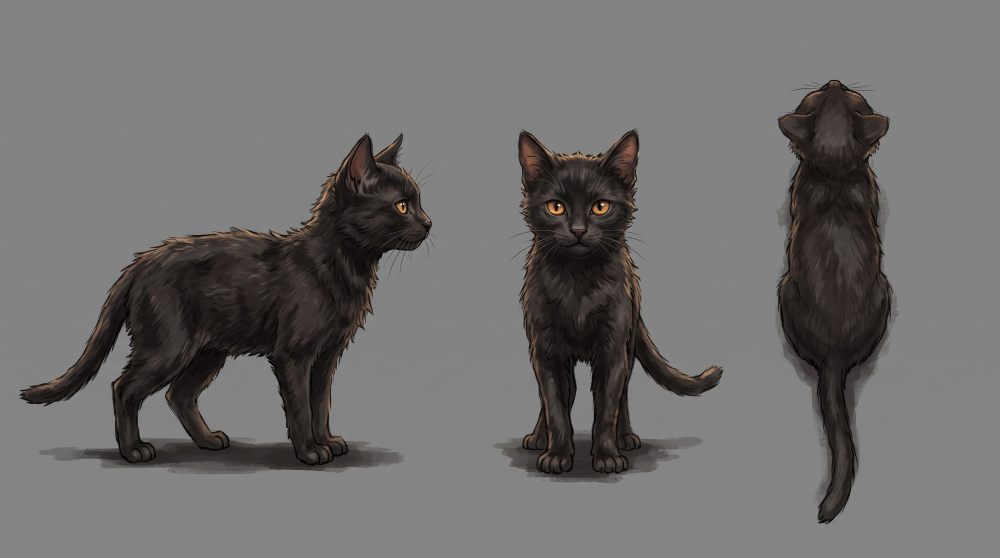
#> input picture assets/art-source/nemici/gatto/model-sheet.jpg, 2000 x 1116 px (shown at 1/2 size)
$ python gatto_v2_source.py
#> lines starting #> are read from the running program, lines starting #| are printed output that depends on the picture; after the words box and inside, x2 and y2 are one past the last pixel; in counts of white or black regions, pixels touching at a corner belong together
### tools/art/gatto_cut.py
#!/usr/bin/env python3
"""Ritaglia le pose del gatto dai fogli Grok (sfondo grigio piatto) e ne fa fotogrammi allineati.

Per ogni foglio in assets/art-source/nemici/gatto/:
  1. separa il gatto dallo sfondo (il gatto è molto più scuro del grigio);
  2. trova le singole figure (componenti connesse), in ordine di lettura: righe dall'alto, poi da sinistra;
  3. prende le pose elencate in CLIPS, le mette su una tela comune con i piedi sulla stessa linea.

Uscita in --out (predefinito src/assets/art/enemies/gatto_frames): <clip>.png (atlante a 4 colonne) e
animations.json nello stesso formato di Ferruccio. In --preview (fuori dal progetto Godot):
<clip>.gif alla velocità del gioco e foglio.png con tutte le clip affiancate.

Uso: python -X utf8 tools/art/gatto_cut.py
Richiede numpy, scipy, Pillow.
"""
import argparse
import json
import math
from pathlib import Path

import numpy as np
from PIL import Image
from scipy import ndimage

ROOT = Path(__file__).resolve().parents[2]
SRC = ROOT / "assets/art-source/nemici/gatto"

# clip -> (foglio, indici delle figure in ordine di lettura, fps, loop, specchia)
CLIPS = {
    "idle": ("idle.jpg", [0, 1, 2, 3, 4, 5], 12, True, False),
    "walk": ("walk.jpg", [0, 1, 2, 3, 4, 5, 6], 12, True, False),
    "chase": ("chase.jpg", [0, 1, 2, 3, 4, 5, 6, 7], 30, True, False),
    "notice": ("notice_turn.jpg", [0, 1, 3], 24, False, True),
    "jump": ("jump.jpg", [0, 1, 2, 3, 4, 5, 6, 7], 24, False, False),
    "hurt": ("hurt.jpg", [1, 2, 3, 4, 5], 24, False, False),
    # Atterraggio: dal foglio del salto se manca il video (pose 7 e 8).
    "land": ("jump.jpg", [6, 7], 24, False, False),
    # Preavviso e balzo: dal foglio dell'attacco se mancano i video.
    "windup": ("attack.jpg", [0, 1, 2], 24, False, False),
    "pounce": ("attack.jpg", [3, 4, 5], 24, False, False),
}

# Cicli estratti dai video Grok (tools/art/video_cycle.py): cartella dei fotogrammi RGBA, fps, passo
# (1 = tutti i fotogrammi, 2 = uno su due).
# Sostituiscono il foglio della clip; ogni fotogramma è già ritagliato sullo stesso riquadro.
VIDEO_ROOT = ROOT.parent / ".tools/gatto-video"
VIDEO = {
    "walk": (VIDEO_ROOT / "camminata/ciclo", 24, 1),
    "chase": (VIDEO_ROOT / "corsa/ciclo", 24, 1),
    # Riposo: ciclo di 4 s preso a un fotogramma su due (12 fps) per tenere piccolo l'atlante.
    "idle": (VIDEO_ROOT / "riposo/ciclo", 12, 2),
    # Salto dal video, diviso come gli stati del gioco: volo (jump) e atterraggio (land).
    "jump": (VIDEO_ROOT / "salto/volo", 24, 1),
    "land": (VIDEO_ROOT / "salto/atterraggio", 24, 1),
    "hurt": (VIDEO_ROOT / "colpito/colpo", 24, 1),
    # Attacco dal video, diviso come gli stati del gioco: preavviso (crouch) e balzo (pounce).
    "windup": (VIDEO_ROOT / "attacco/preavviso", 24, 1),
    "pounce": (VIDEO_ROOT / "attacco/balzo", 24, 1),
}
# Clip video che si allineano sui piedi fotogramma per fotogramma: lo spostamento del gatto nel
# video (salita, rinculo, slancio) in gioco lo fa già la fisica.
FEET_ALIGN = {"jump", "land", "hurt", "windup", "pounce"}

# Pose intermedie (foglio, indici): si intercalano dopo ogni posa approvata della clip.
# Con il doppio delle pose la corsa sale a 30 fps: ciclo di circa mezzo secondo.
INTER = {
    "chase": ("chase_inter.jpg", [0, 1, 2, 3, 4, 5, 6, 7]),
    # Salto dai fogli (se manca il video): 8 pose + 7 intermedie = 15.
    "jump": ("jump_inter.jpg", [0, 1, 2, 3, 4, 5, 6]),
}

# Fogli con due righe di figure: si legge prima la riga in alto. Gli altri sono a riga unica.
TWO_ROWS = {"walk.jpg", "chase.jpg", "notice_turn.jpg", "hurt.jpg"}

CELL = 512         # lato della tela di ogni fotogramma
FEET_Y = 470        # riga dei piedi nella tela (come Ferruccio: 11/12 dell'altezza)
DARKER = 28         # quanto un pixel deve essere più scuro dello sfondo per essere gatto
MIN_AREA = 4000     # figure più piccole sono scie, polvere o testo


def figures(path, two_rows):
    im = Image.open(path).convert("RGB")
    a = np.asarray(im).astype(np.int16)
    lum = a.mean(axis=2)
    border = np.concatenate([lum[:20].ravel(), lum[-20:].ravel(), lum[:, :20].ravel(), lum[:, -20:].ravel()])
    bg = np.median(border)
    # Niente riempimento dei buchi: gli spazi tra le zampe sono sfondo, non gatto.
    mask = ndimage.binary_closing(lum < bg - DARKER, iterations=1)
    # Figure che si toccano: si separano sui nuclei erosi, poi ogni pixel va al nucleo più vicino.
    cores, n = ndimage.label(ndimage.binary_erosion(mask, iterations=7))
    _, (iy, ix) = ndimage.distance_transform_edt(cores == 0, return_indices=True)
    labels = np.where(mask, cores[iy, ix], 0)
    figs = []
    for i, sl in enumerate(ndimage.find_objects(labels), start=1):
        if sl is None:
            continue
        area = int((labels[sl] == i).sum())
        if area < MIN_AREA:
            continue
        figs.append({"id": i, "sl": sl, "area": area,
                     "cy": (sl[0].start + sl[0].stop) / 2, "cx": (sl[1].start + sl[1].stop) / 2})
    # Figure larghe quasi il doppio della mediana sono due pose che si toccano: si tagliano nella
    # colonna più vuota della loro parte centrale.
    if len(figs) > 2:
        med_w = float(np.median([f["sl"][1].stop - f["sl"][1].start for f in figs]))
        next_id = int(labels.max()) + 1
        for f in list(figs):
            sl = f["sl"]
            w = sl[1].stop - sl[1].start
            if w < med_w * 1.7:
                continue
            own = labels[sl] == f["id"]
            cols = own.sum(axis=0)
            lo, hi = int(w * 0.3), int(w * 0.7)
            cut_x = sl[1].start + lo + int(np.argmin(cols[lo:hi]))
            right = (labels == f["id"]) & (np.arange(labels.shape[1])[None, :] >= cut_x)
            labels[right] = next_id
            figs.remove(f)
            for lid in (f["id"], next_id):
                part = ndimage.find_objects((labels == lid).astype(int))[0]
                figs.append({"id": lid, "sl": part, "area": int((labels == lid).sum()),
                             "cy": (part[0].start + part[0].stop) / 2, "cx": (part[1].start + part[1].stop) / 2})
            next_id += 1
        figs = [f for f in figs if f["area"] >= MIN_AREA]
    # Ordine di lettura: con due righe prima quella in alto (metà superiore del foglio), poi da sinistra.
    half = lum.shape[0] / 2
    key = (lambda f: (f["cy"] >= half, f["cx"])) if two_rows else (lambda f: f["cx"])
    return im, lum, labels, sorted(figs, key=key), bg


def cut(im, lum, labels, f, bg):
    """Ritaglio RGBA della figura. L'alfa cresce con lo scarto dallo sfondo: l'ombra a terra,
    poco più scura del grigio, resta quasi trasparente; il pelo nero è pieno."""
    sl = f["sl"]
    rgb = np.asarray(im)[sl].copy()
    own = labels[sl] == f["id"]
    inside = ndimage.binary_dilation(own, iterations=2)
    # Interno pieno: i riflessi chiari del pelo e la sfocatura della corsa non diventano trasparenti.
    # Solo la fascia di bordo sfuma con lo scarto dallo sfondo (antialias, ombra a terra quasi invisibile).
    # I riflessi più chiari restano fuori dalla maschera e lasciano buchi piccoli nel pelo: si chiudono
    # solo quelli piccoli, non gli spazi tra le zampe o sotto la coda.
    holes, nh = ndimage.label(ndimage.binary_fill_holes(own) & ~own)
    sizes = ndimage.sum(np.ones_like(holes), holes, range(1, nh + 1)) if nh else []
    small = np.isin(holes, [i + 1 for i, s in enumerate(sizes) if s < 1500])
    solid = own | small
    core = ndimage.binary_erosion(solid, iterations=3)
    inside = inside | small
    diff = bg - lum[sl]
    edge = np.clip((diff - DARKER * 0.6) / (DARKER * 1.4), 0.0, 1.0)
    alpha = np.where(core, 1.0, edge) * inside
    return Image.fromarray(np.dstack([rgb, (alpha * 255).astype(np.uint8)]), "RGBA")


def solid_area(piece):
    return int((np.asarray(piece)[:, :, 3] > 128).sum())


# [109 lines left out: function main, not called in this run]


# [2 lines that do not run on import are left out]

### tools/art/gatto_v2_source.py
#!/usr/bin/env python3
"""Sorgente del gatto v2 per il rig a pezzi: ritaglia il profilo dal model sheet, toglie il grigio
(stesso scontorno dei fogli, gatto_cut.cut) e scrive src/assets/art/enemies/gatto_v2.png (tela 920x720).
Poi: python -X utf8 tools/art/rig_nemici.py --only gatto_v2 --preview E:/gioco/.tools/rig-preview
"""
import sys
from pathlib import Path
from PIL import Image
sys.path.insert(0, str(Path(__file__).resolve().parent))
import gatto_cut

ROOT = Path(__file__).resolve().parents[2]
SHEET = ROOT / "assets/art-source/nemici/gatto/model-sheet.jpg"
OUT = ROOT / "src/assets/art/enemies/gatto_v2.png"
BOX = (0, 230, 920, 950)

tmp = OUT.with_suffix(".crop.jpg")
Image.open(SHEET).convert("RGB").crop(BOX).save(tmp, quality=97)
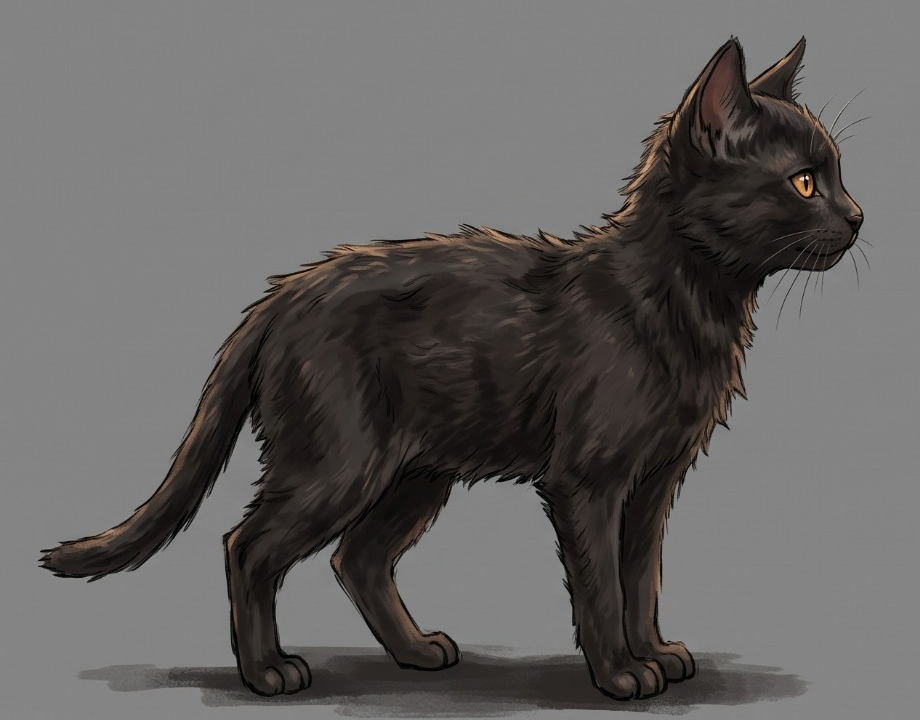
#> saved as gatto_v2.crop.jpg: PIL image 920x720 RGB; mean R, G, B 100.2, 97.9, 96.6
im, lum, labels, figs, bg = gatto_cut.figures(tmp, False)
#> in figures, `bg = np.median(border)`: bg = 131
#> in figures, `mask = ndimage.binary_closing(lum < bg - DARKER, iterations=1)`:
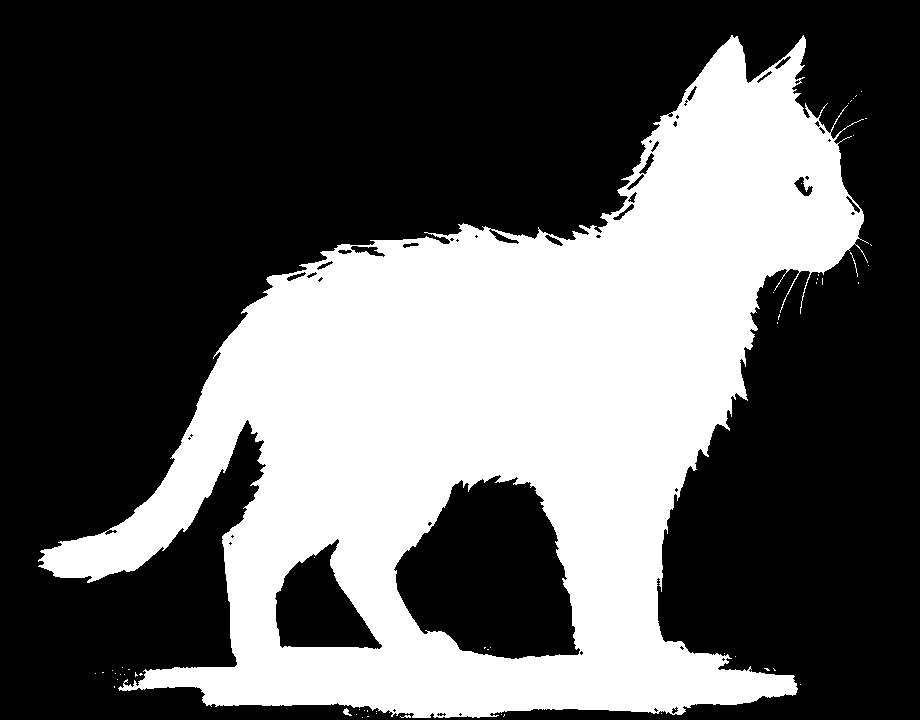
#> mask: shape (720, 920) bool; 36.5% white; 54 white regions (51 under 20 px), largest, box (x1, y1, x2, y2) and area: (38, 35, 869, 718) 241701, (343, 708, 352, 716) 35, (850, 252, 858, 277) 28
#> in figures, `cores, n = ndimage.label(ndimage.binary_erosion(mask, iterations=7))`:
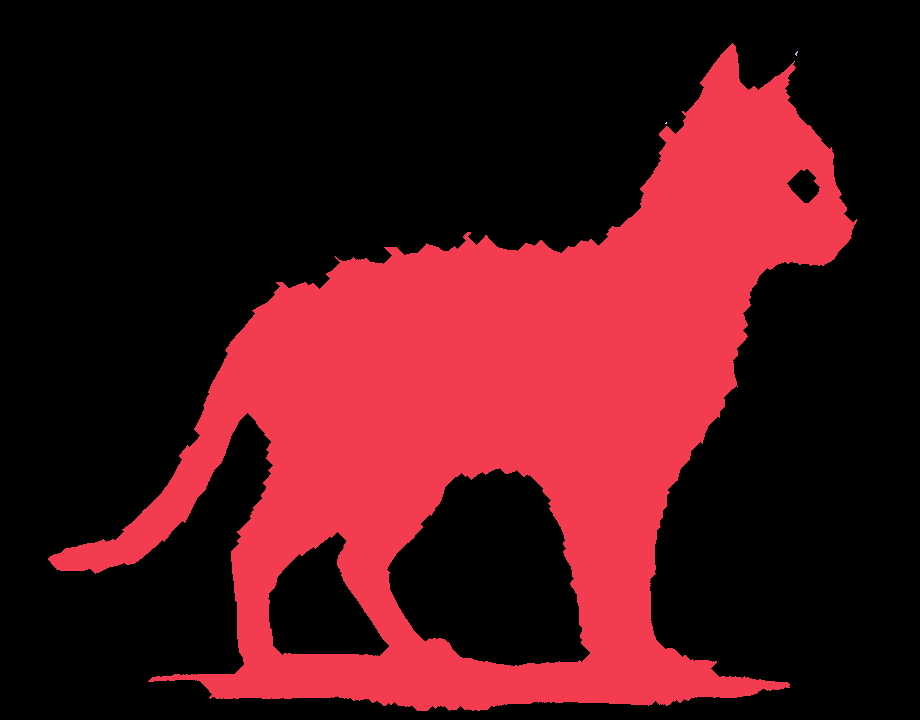
#> cores: shape (720, 920) int32; 6 distinct labels, from 0 to 5; one colour per label, 0 black
#> in figures, `cores, n = ndimage.label(ndimage.binary_erosion(mask, iterations=7))`: n = 5
#> in figures, `_, (iy, ix) = ndimage.distance_transform_edt(cores == 0, return_indice..`:
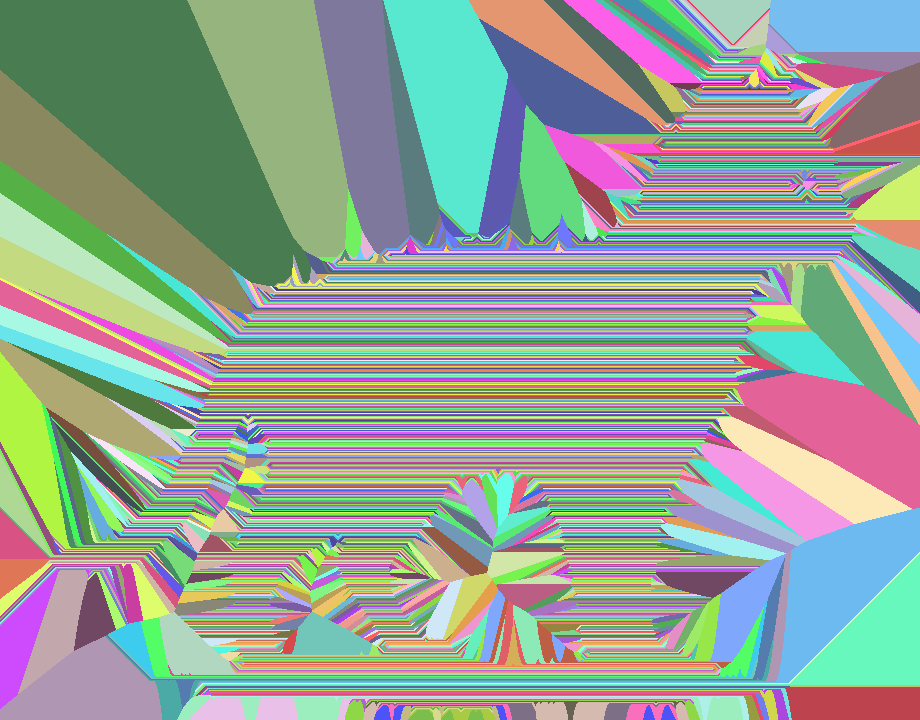
#> iy: shape (720, 920) int32; 668 distinct labels, from 43 to 710; one colour per label, 0 black
#> in figures, `labels = np.where(mask, cores[iy, ix], 0)`:
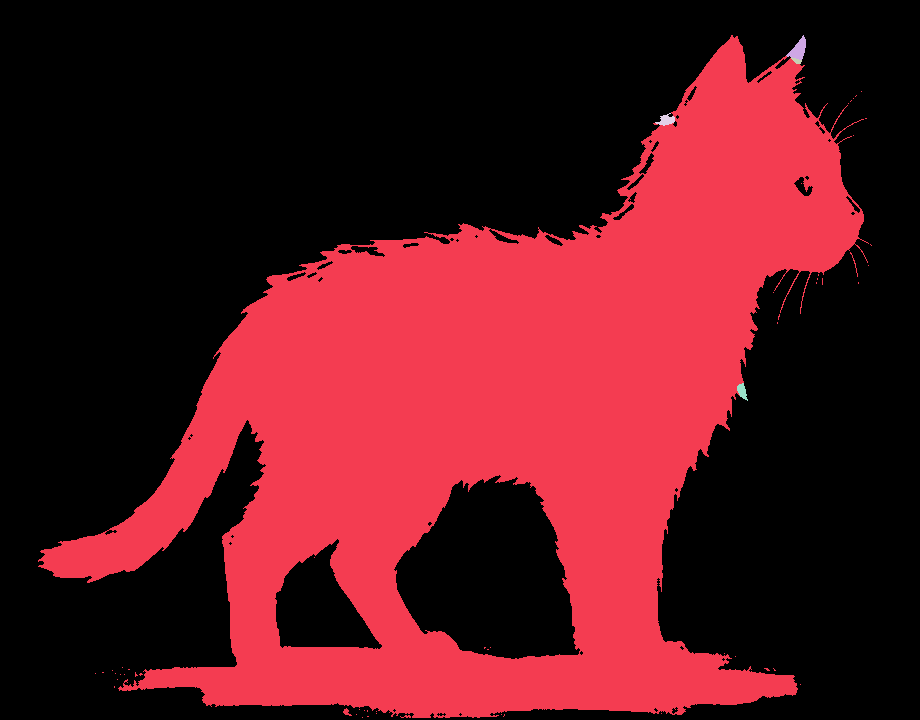
#> labels: shape (720, 920) int32; 6 distinct labels, from 0 to 5; one colour per label, 0 black
#> the loop in figures, `for i, sl in enumerate(ndimage.find_objects(labels), start=1):` made 5 passes
#> area on passes 1 to 5: 241349, 248, 41, 139, 112
#> after the loop in figures, `for i, sl in enumerate(ndimage.find_objects(labels), start=1):`: figs = 1 item
#> figs = 1 item; bg = 131
tmp.unlink()
f = max(figs, key=lambda f: f["area"])
#> f = 5 items
piece = gatto_cut.cut(im, lum, labels, f, bg)
#> in cut, `own = labels[sl] == f["id"]`: own: shape (683, 834) bool; 42.4% white; 55 white regions (52 under 20 px), largest, box (x1, y1, x2, y2) and area: (0, 0, 831, 683) 241154, (305, 673, 314, 681) 35, (812, 217, 820, 242) 28
#> in cut, `inside = ndimage.binary_dilation(own, iterations=2)`: inside: shape (683, 834) bool; 44.6% white; 9 white regions (7 under 20 px), largest, box (x1, y1, x2, y2) and area: (0, 0, 834, 683) 253706, (72, 633, 89, 642) 51
#> in cut, `holes, nh = ndimage.label(ndimage.binary_fill_holes(own) & ~own)`:
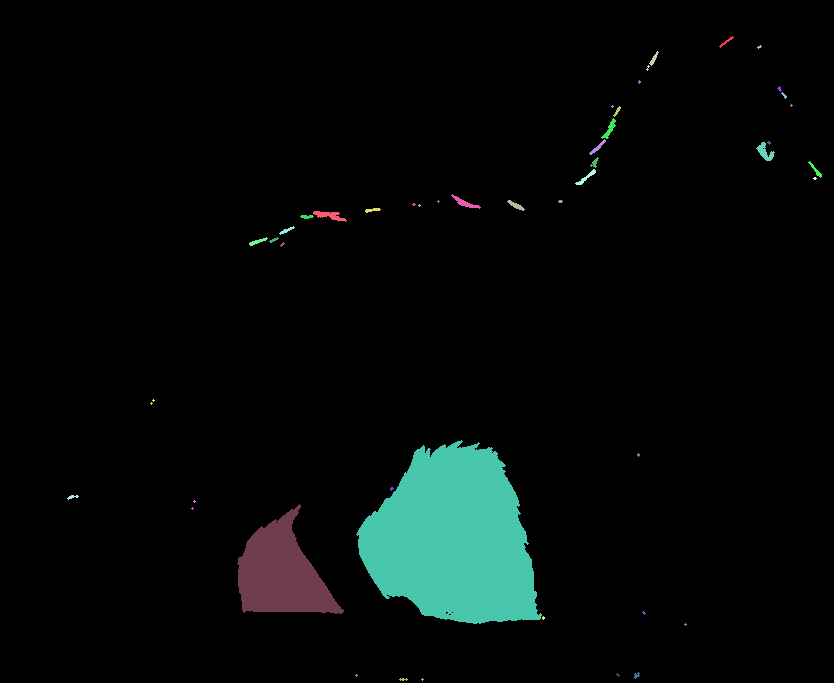
#> holes: shape (683, 834) int32; 50 distinct labels, from 0 to 49; one colour per label, 0 black
#> in cut, `holes, nh = ndimage.label(ndimage.binary_fill_holes(own) & ~own)`: nh = 49
#> in cut, `sizes = ndimage.sum(np.ones_like(holes), holes, range(1, nh + 1)) if n..`: sizes = 49 values, max 23677 at index 34, min 5 at index 3, mean 646.6
#> in cut, `small = np.isin(holes, [i + 1 for i, s in enumerate(sizes) if s < 1500])`: small: shape (683, 834) bool; 0.27% white; 46 white regions (27 under 20 px), largest, box (x1, y1, x2, y2) and area: (313, 211, 347, 222) 174, (756, 142, 775, 161) 160, (451, 194, 481, 209) 127
#> in cut, `solid = own | small`: solid: shape (683, 834) bool; 42.6% white; 54 white regions (51 under 20 px), largest, box (x1, y1, x2, y2) and area: (0, 0, 831, 683) 242665, (305, 673, 314, 681) 35, (812, 217, 820, 242) 28
#> in cut, `core = ndimage.binary_erosion(solid, iterations=3)`: core: shape (683, 834) bool; 40.2% white; 1 white region, box (x1, y1, x2, y2) and area: (6, 4, 823, 680) 228910
#> in cut, `inside = inside | small`: inside: shape (683, 834) bool; 44.6% white; 9 white regions (7 under 20 px), largest, box (x1, y1, x2, y2) and area: (0, 0, 834, 683) 253850, (72, 633, 89, 642) 51
canvas = Image.new("RGBA", im.size)
#> canvas: PIL image 920x720 RGBA; every value is 0
canvas.alpha_composite(piece, (f["sl"][1].start, f["sl"][0].start))
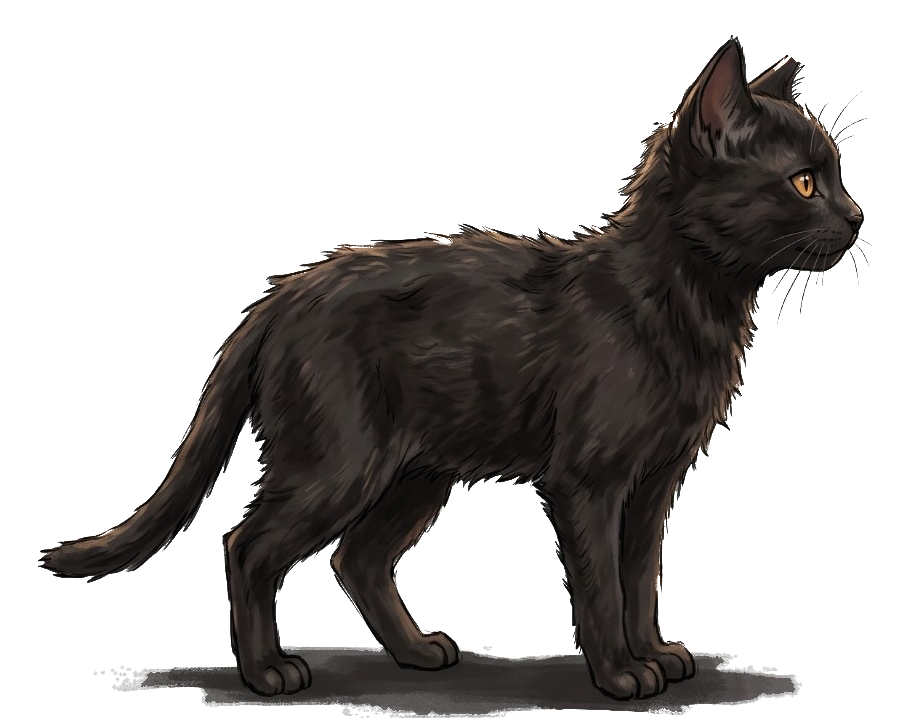
#> canvas: PIL image 920x720 RGBA; mean R, G, B, A 17.6, 15.4, 14.1, 92.4; transparent parts drawn white
canvas.save(OUT)
print("ok", OUT, canvas.size, "figura", f["sl"])
#| ok src/assets/art/enemies/gatto_v2.png (920, 720) figura (slice(35, 718, None), slice(38, 872, None))
